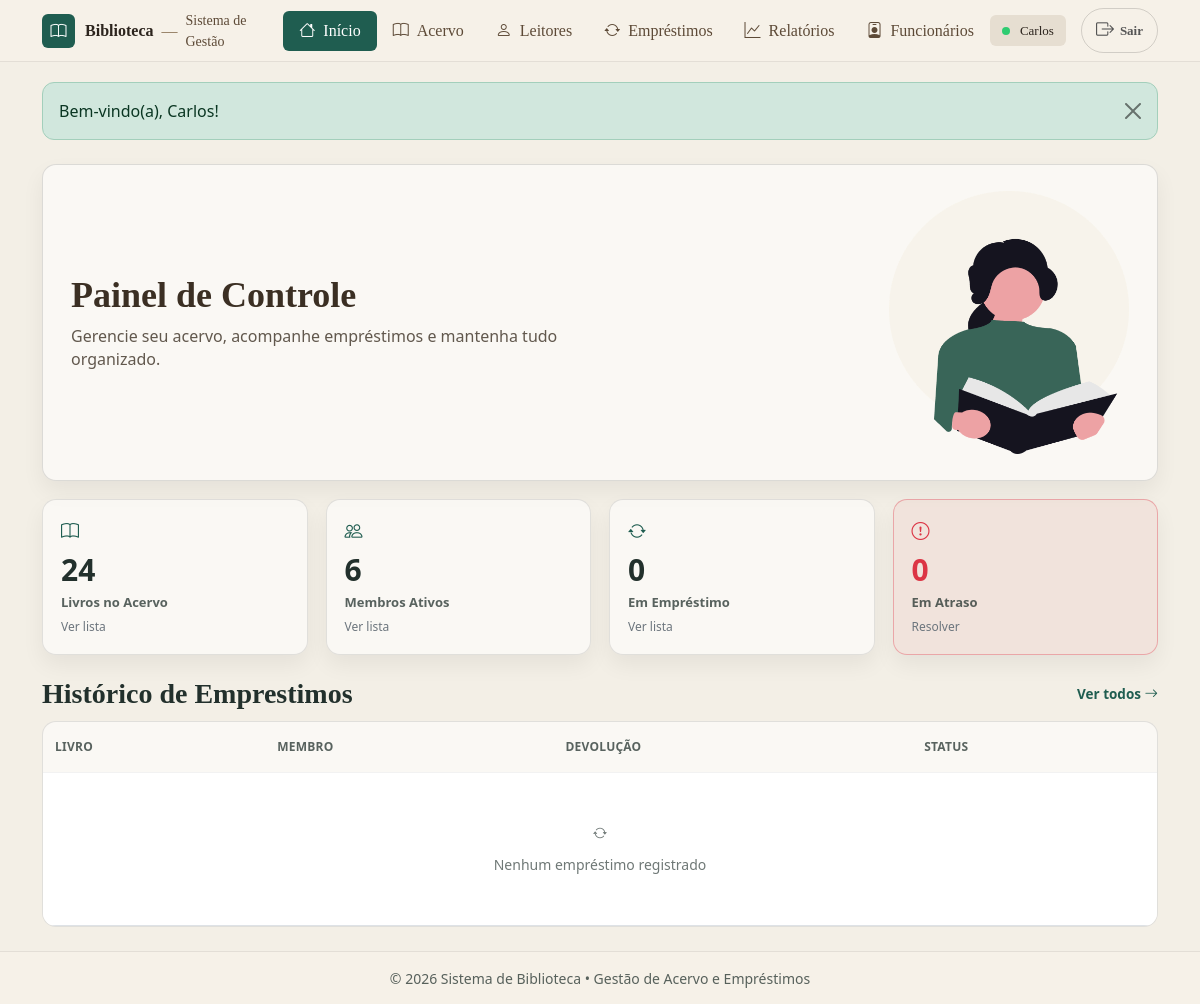
/index.php (signed in), run on an earlier commit of the app's database.
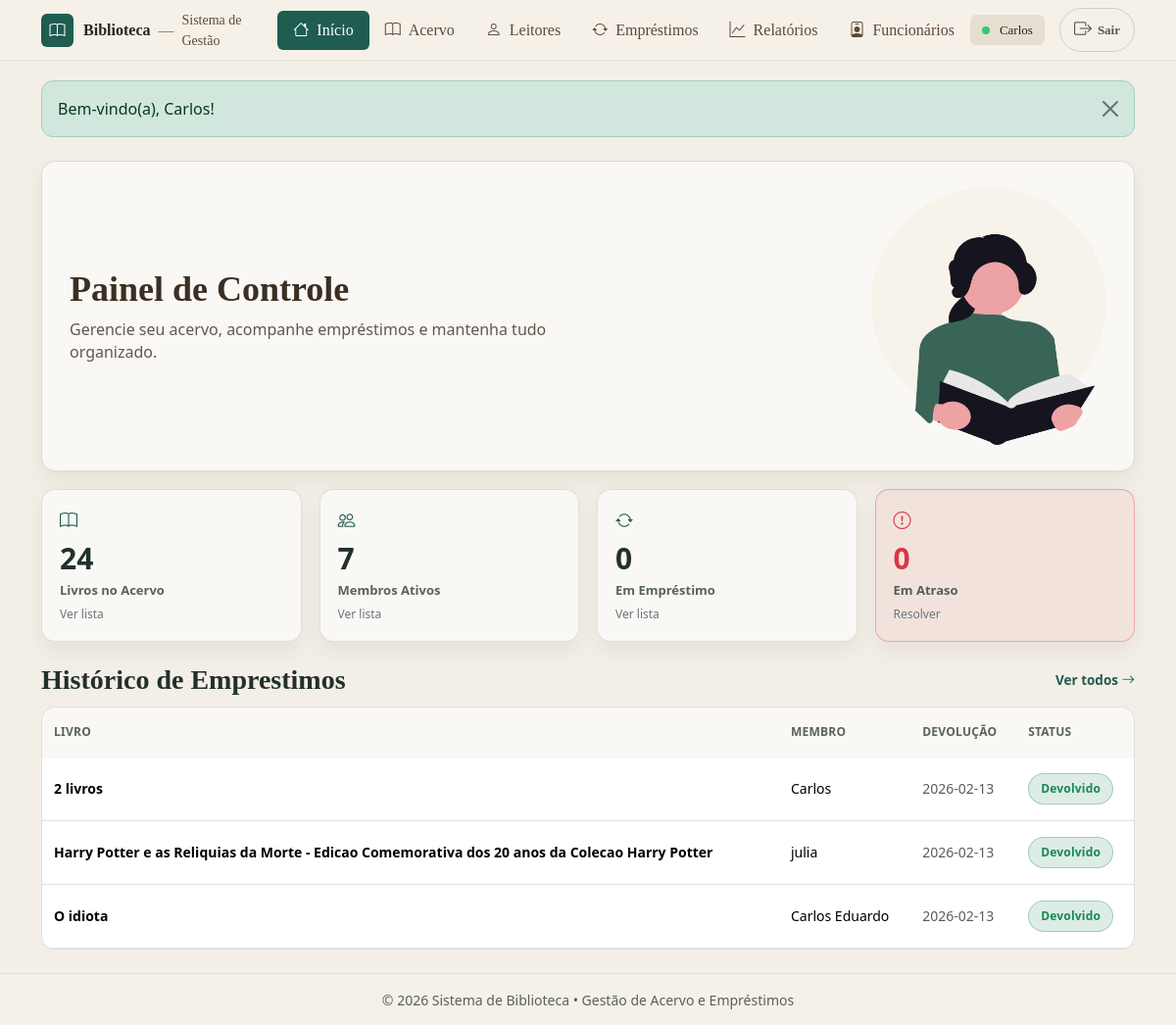
And on a later commit of the database.
### tables this page shows
CREATE TABLE `emprestimos` (
  `id` int(11) NOT NULL,
  `id_usuario` int(11) NOT NULL,
  `data_emprestimo` date DEFAULT curdate(),
  `data_prevista` date DEFAULT NULL,
  `cancelado` tinyint(1) NOT NULL DEFAULT 0,
  `cancelado_em` datetime DEFAULT NULL,
  `cancelado_motivo` varchar(255) DEFAULT NULL
);

CREATE TABLE `usuarios` (
  `id` int(11) NOT NULL,
  `nome` varchar(100) NOT NULL,
  `email` varchar(255) DEFAULT NULL,
  `telefone` varchar(20) DEFAULT NULL,
  `criado_em` timestamp NOT NULL DEFAULT current_timestamp(),
  `perfil` enum('admin','leitor') NOT NULL,
  `cpf` varchar(14) NOT NULL,
  `ativo` tinyint(1) NOT NULL DEFAULT 1
);

### includes/flash.php (called while the page is built, shortened)
<?php
function flash_get(): ?array {
  $f = $_SESSION['flash'];
  return $f;
}
?>

### index.php (the view, shortened to what this page needs)
<?php
include("conexao.php");
$hoje = date('Y-m-d');
$livros_total = (int)(mysqli_fetch_assoc(
  mysqli_query($conn, "SELECT COUNT(*) AS c FROM livros WHERE disponivel = 1")
)['c'] ?? 0);
$usuarios_total = (int)(mysqli_fetch_assoc(
  mysqli_query($conn, "SELECT COUNT(*) AS c FROM usuarios WHERE ativo = 1 AND perfil = 'leitor'")
)['c'] ?? 0);
$sql_abertos = "
  SELECT COUNT(*) AS c
  FROM (
    SELECT e.id
    FROM emprestimos e
    JOIN emprestimo_itens ei ON ei.emprestimo_id = e.id
    GROUP BY e.id
    HAVING SUM(CASE WHEN ei.devolvido = 0 THEN 1 ELSE 0 END) > 0
  ) t
";
$em_emprestimo = (int)(mysqli_fetch_assoc(mysqli_query($conn, $sql_abertos))['c'] ?? 0);
$sql_atrasados = "
  SELECT COUNT(*) AS c
  FROM (
    SELECT e.id
    FROM emprestimos e
    JOIN emprestimo_itens ei ON ei.emprestimo_id = e.id
    WHERE e.data_prevista IS NOT NULL
      AND e.data_prevista < CURDATE()
    GROUP BY e.id
    HAVING SUM(CASE WHEN ei.devolvido = 0 THEN 1 ELSE 0 END) > 0
  ) t
";
$atrasados = (int)(mysqli_fetch_assoc(mysqli_query($conn, $sql_atrasados))['c'] ?? 0);
function buscarRecentes(mysqli $conn) {
  $sql = "
    SELECT
      e.id,
      e.data_prevista,
      u.nome AS membro,
      COUNT(ei.id) AS qtd_itens,
      SUM(CASE WHEN ei.devolvido = 0 THEN 1 ELSE 0 END) AS abertos,
      MAX(ei.data_devolucao) AS ultima_devolucao,
      GROUP_CONCAT(DISTINCT l.titulo ORDER BY l.titulo SEPARATOR ' | ') AS livros_titulos
    FROM emprestimos e
    JOIN usuarios u ON u.id = e.id_usuario
    JOIN emprestimo_itens ei ON ei.emprestimo_id = e.id
    JOIN livros l ON l.id = ei.id_livro
    GROUP BY e.id
    ORDER BY e.id DESC
    LIMIT 3
  ";
  return mysqli_query($conn, $sql);
}
$recentes = buscarRecentes($conn);
include("includes/header.php");
?>
<div class="container my-4">
  <div class="dash-hero">
    <div class="dash-hero__text">
      <h2 class="dash-hero__title">Painel de Controle</h2>
      <p class="dash-hero__sub">
        Gerencie seu acervo, acompanhe empréstimos e mantenha tudo organizado.
      </p>
    </div>
    <div class="dash-hero__img">
      <img src="<?= $base ?>/assets/reader.png" alt="Ilustração leitura">
    </div>
  </div>
  <div class="dash-kpis">
    <a class="kpi-card kpi-click" href="<?= $base ?>/livros/listar.php?f=acervo" title="Ver livros no acervo">
      <div class="kpi-ic"><i class="bi bi-book"></i></div>
      <div class="kpi-num"><?= (int)$livros_total ?></div>
      <div class="kpi-label">Livros no Acervo</div>
      <div class="kpi-hint">Ver lista</div>
    </a>
    <a class="kpi-card kpi-click" href="<?= $base ?>/usuarios/listar.php?f=ativos" title="Ver leitores ativos">
      <div class="kpi-ic"><i class="bi bi-people"></i></div>
      <div class="kpi-num"><?= (int)$usuarios_total ?></div>
      <div class="kpi-label">Membros Ativos</div>
      <div class="kpi-hint">Ver lista</div>
    </a>
    <a class="kpi-card kpi-click" href="<?= $base ?>/emprestimos/listar.php?f=abertos" title="Ver empréstimos em aberto">
      <div class="kpi-ic"><i class="bi bi-arrow-repeat"></i></div>
      <div class="kpi-num"><?= (int)$em_emprestimo ?></div>
      <div class="kpi-label">Em Empréstimo</div>
      <div class="kpi-hint">Ver lista</div>
    </a>
    <a class="kpi-card kpi-danger kpi-click" href="<?= $base ?>/emprestimos/listar.php?f=atrasados" title="Ver atrasados">
      <div class="kpi-ic"><i class="bi bi-exclamation-circle"></i></div>
      <div class="kpi-num"><?= (int)$atrasados ?></div>
      <div class="kpi-label">Em Atraso</div>
      <div class="kpi-hint">Resolver</div>
    </a>
  </div>
  <div class="dash-section">
    <div class="dash-section__head">
      <h3 class="dash-h3">Histórico de Emprestimos</h3>
      <a class="dash-link" href="<?= $base ?>/emprestimos/listar.php">
        Ver todos <i class="bi bi-arrow-right"></i>
      </a>
    </div>
    <div class="dash-table">
      <div class="table-responsive">
        <table class="table table-clean align-middle mb-0">
          <thead>
            <tr>
              <th>Livro</th>
              <th>Membro</th>
              <th>Devolução</th>
              <th>Status</th>
            </tr>
          </thead>
          <tbody id="tbodyRecentes">
            <?php if ($recentes && mysqli_num_rows($recentes) > 0) { ?>
              <?php while ($e = mysqli_fetch_assoc($recentes)) {
                $abertos  = (int)($e['abertos'] ?? 0);
                $qtd      = (int)($e['qtd_itens'] ?? 0);
                $prevista = $e['data_prevista'] ?? null;
                $devolvido = ($abertos === 0);
                $atrasado  = (!$devolvido && !empty($prevista) && $prevista < $hoje);
                $livroTxt = ($qtd > 1) ? ($qtd . " livros") : ($e['livros_titulos'] ?? '—');
              ?>
                <tr>
                  <td class="fw-semibold"><?= htmlspecialchars($livroTxt) ?></td>
                  <td><?= htmlspecialchars($e['membro']) ?></td>
                  <td class="text-muted">
                    <?php
                      if ($devolvido) echo htmlspecialchars($e['ultima_devolucao'] ?? '-');
                      else echo htmlspecialchars($prevista ?? '-');
                    ?>
                  </td>
                  <td>
                    <?php if ($devolvido) { ?>
                      <span class="badge-status badge-done">Devolvido</span>
                    <?php } elseif ($atrasado) { ?>
                      <span class="badge-status badge-late">Atrasado</span>
                    <?php } else { ?>
                      <span class="badge-status badge-open">Aberto</span>
                    <?php } ?>
                  </td>
                </tr>
              <?php } ?>
            <?php } else { ?>
              <tr>
                <td colspan="4">
                  <div class="dash-empty">
                    <i class="bi bi-arrow-repeat"></i>
                    <span>Nenhum empréstimo registrado</span>
                  </div>
                </td>
              </tr>
            <?php } ?>
          </tbody>
        </table>
      </div>
    </div>
  </div>
</div>
<?php include("includes/footer.php"); ?>

### includes/header.php (shortened to what this page needs)
<?php
require_once(__DIR__ . "/flash.php");
$base = "/biblioteca_senac";
$path = parse_url($_SERVER['REQUEST_URI'], PHP_URL_PATH);
$isAdmin = !empty($_SESSION['auth']) && strtoupper(trim($_SESSION['auth']['cargo'] ?? '')) === 'ADMIN';
?>
<!DOCTYPE html>
<html lang="pt-br">
<head>
  <link href="https://cdn.jsdelivr.net/npm/bootstrap@5.3.3/dist/css/bootstrap.min.css" rel="stylesheet">
  <link href="https://cdn.jsdelivr.net/npm/bootstrap-icons@1.11.3/font/bootstrap-icons.css" rel="stylesheet">
  <link rel="stylesheet" href="<?= $base ?>/assets/css/style.css">
</head>
<body class="app-body">
  <nav class="navbar navbar-expand-lg header-clean">
    <div class="container">
      <a class="header-brand" href="<?= $base ?>/index.php">
        <span class="brand-icon">
          <i class="bi bi-book"></i>
        </span>
        <span class="brand-text">
          <strong>Biblioteca</strong>
          <span class="brand-sep">—</span>
          <span class="brand-sub">Sistema de Gestão</span>
        </span>
      </a>
      <div class="collapse navbar-collapse" id="menu">
        <ul class="navbar-nav mx-auto header-menu">
          <li class="nav-item">
            <a class="nav-link <?= ($path === $base . '/index.php' || $path === $base . '/') ? 'active' : '' ?>"
              href="<?= $base ?>/index.php">
              <i class="bi bi-house"></i> Início
            </a>
          </li>
          <li class="nav-item">
            <a class="nav-link <?= (strpos($path, $base . '/livros') !== false) ? 'active' : '' ?>"
              href="<?= $base ?>/livros/listar.php">
              <i class="bi bi-book"></i> Acervo
            </a>
          </li>
          <li class="nav-item">
            <a class="nav-link <?= (strpos($path, $base . '/usuarios') !== false) ? 'active' : '' ?>"
              href="<?= $base ?>/usuarios/listar.php">
              <i class="bi bi-person"></i> Leitores
            </a>
          </li>
          <li class="nav-item">
            <a class="nav-link <?= (strpos($path, $base . '/emprestimos') !== false) ? 'active' : '' ?>"
              href="<?= $base ?>/emprestimos/listar.php">
              <i class="bi bi-arrow-repeat"></i> Empréstimos
            </a>
          </li>
          <li class="nav-item">
            <a class="nav-link <?= (strpos($path, $base . '/relatorios') !== false) ? 'active' : '' ?>"
              href="<?= $base ?>/relatorios/index.php">
              <i class="bi bi-graph-up"></i> Relatórios
            </a>
          </li>
          <?php if ($isAdmin): ?>
            <li class="nav-item">
              <a class="nav-link <?= (strpos($path, $base . '/funcionarios') !== false) ? 'active' : '' ?>"
                href="<?= $base ?>/funcionarios/listar.php">
                <i class="bi bi-person-badge"></i> Funcionários
              </a>
            </li>
          <?php endif; ?>
        </ul>
        <?php if (!empty($_SESSION['auth'])): ?>
          <div class="header-user">
            <div class="user-chip">
              <span class="user-dot"></span>
              <span class="user-name"><?= htmlspecialchars($_SESSION['auth']['nome'] ?? 'Usuário') ?></span>
            </div>
            <a href="<?= $base ?>/auth/sair.php" class="logout-btn">
              <i class="bi bi-box-arrow-right"></i>
              <span>Sair</span>
            </a>
          </div>
        <?php endif; ?>
      </div>
    </div>
  </nav>
  <main class="app-main">
    <?php
    if (function_exists('flash_get')) {
      $flash = flash_get();
      if ($flash) {
        $type = $flash['type'] ?? 'info';
        $msg  = $flash['message'] ?? '';
  ?>
        <div class="container mt-3">
          <div class="alert alert-<?= htmlspecialchars($type) ?> alert-dismissible fade show flash-msg" role="alert">
            <?= nl2br(htmlspecialchars($msg)) ?>
            <button type="button" class="btn-close" data-bs-dismiss="alert" aria-label="Fechar"></button>
          </div>
        </div>
  <?php
      }
    }
  ?>

### includes/footer.php (shortened to what this page needs)
</main>
<footer class="footer-clean">
  <div class="container footer-clean__inner">
    <small>© <?= date("Y") ?> Sistema de Biblioteca • Gestão de Acervo e Empréstimos</small>
  </div>
</footer>
</body>
</html>

### assets/css/base.css (style rules this page uses)
:root { --green: #1f5d50; --green-2: #17463d; --beige: #f3efe6; --gold: #c58a2a; --text: #22302c; --muted: #6c7a74; --shadow: 0 16px 34px rgba(0,0,0,.10); }
* { box-sizing: border-box; }
body.app-body { background: var(--beige); color: var(--text); min-height: 100vh; display: flex; flex-direction: column; }
.app-main { flex: 1; display: block; }
.alert { max-width: 1200px; margin: 20px auto 0; border-radius: 12px; }

### assets/css/header.css (style rules this page uses)
:root { --green: #1f5d50; --gold: #d4af37; --muted: #6c757d; }
.header-clean { background: #f6f1e8 !important; border-bottom: 1px solid rgba(0,0,0,.08); box-shadow: none !important; padding: 0.5rem 0; }
.header-clean a { text-decoration: none !important; }
.header-brand { display: flex; align-items: center; gap: 10px; color: #2c241d !important; }
.header-brand .brand-icon { width: 34px; height: 34px; border-radius: 6px; background: var(--green); color: #fff; display: inline-flex; align-items: center; justify-content: center; font-size: 16px; }
.header-brand .brand-text { display: inline-flex; align-items: center; gap: 6px; font-family: Georgia, "Times New Roman", serif; }
.header-brand .brand-sub { font-size: 14px; color: #5d4a37; }
.header-brand .brand-sep { color: #8b7355; margin: 0 2px; }
.header-menu .nav-link { color: #5d4a37 !important; font-family: Georgia, serif; font-weight: 500; padding: 8px 16px !important; border-radius: 6px; display: inline-flex; align-items: center; gap: 8px; transition: all 0.2s ease; }
.header-menu .nav-link.active { background: var(--green) !important; color: #fff !important; }
.header-user { display: flex; align-items: center; gap: 15px; }
.user-chip { display: flex; align-items: center; gap: 10px; padding: 6px 12px; border-radius: 6px; background: #e6ded1; border: none; box-shadow: none; }
.user-dot { width: 7px; height: 7px; border-radius: 50%; background: #15803d; }
.user-name { color: #2c241d; font-size: 13px; font-family: Georgia, "Times New Roman", serif; font-weight: 500; }
.logout-btn { display: inline-flex; align-items: center; gap: 8px; color: #5d4a37; font-family: Georgia, serif; font-size: 14px; transition: opacity 0.2s; }
.logout-btn i { font-size: 18px; }

### assets/css/footer.css (style rules this page uses)
.footer-clean { background: #f6f1e8; border-top: 1px solid rgba(0,0,0,.08); }
.footer-clean__inner { text-align: center; padding: 14px 0; color: rgba(34,48,44,.75); }

### assets/css/components.css (style rules this page uses)
.badge-status { display:inline-flex; align-items:center; gap: 6px; padding: 6px 12px; border-radius: 999px; font-size: 12px; font-weight: 800; letter-spacing: .2px; }
.badge-done { background: rgba(25,135,84,.15); border: 1px solid rgba(25,135,84,.3); color: #198754; }
.user-dot { width: 8px; height: 8px; border-radius: 50%; background: #2ecc71; }
.logout-btn { display: inline-flex; align-items: center; gap: 6px; padding: 8px 14px; border-radius: 999px; border: 1px solid rgba(0,0,0,.15); text-decoration: none; font-weight: 700; font-size: 13px; color: #555; }

### assets/css/tables.css (style rules this page uses)
.table-clean thead th { background: transparent; border-bottom: 0 !important; color: rgba(34,48,44,.75); font-weight: 800; font-size: 12px; letter-spacing: .02em; padding: 16px 12px; text-transform: uppercase; }
.table-clean tbody td { border-top: 1px solid rgba(0,0,0,.05) !important; padding: 16px 12px; font-size: 14px; vertical-align: middle; }

### index.php (style rules this page uses)
.kpi-click { display:block; text-decoration:none; color: inherit; position: relative; cursor: pointer; transition: transform .12s ease, box-shadow .12s ease; }
.kpi-hint { font-size: 12px; color: #6c757d; margin-top: 6px; }

What changed in the data, as far as the page shows it:
added emprestimos: livroTxt "2 livros", id_usuario.nome "Carlos", ultima_devolucao "2026-02-13"
added emprestimos: livroTxt "Harry Potter e as Reliquias da Morte - Edicao Comemorativa dos 20 anos da Colecao Harry Potter", id_usuario.nome "julia", ultima_devolucao "2026-02-13"
added emprestimos: livroTxt "O idiota", id_usuario.nome "Carlos Eduardo", ultima_devolucao "2026-02-13"
Also different on the page:
$usuarios_total: "6" → "7"
text no longer shown: "Nenhum empréstimo registrado"
